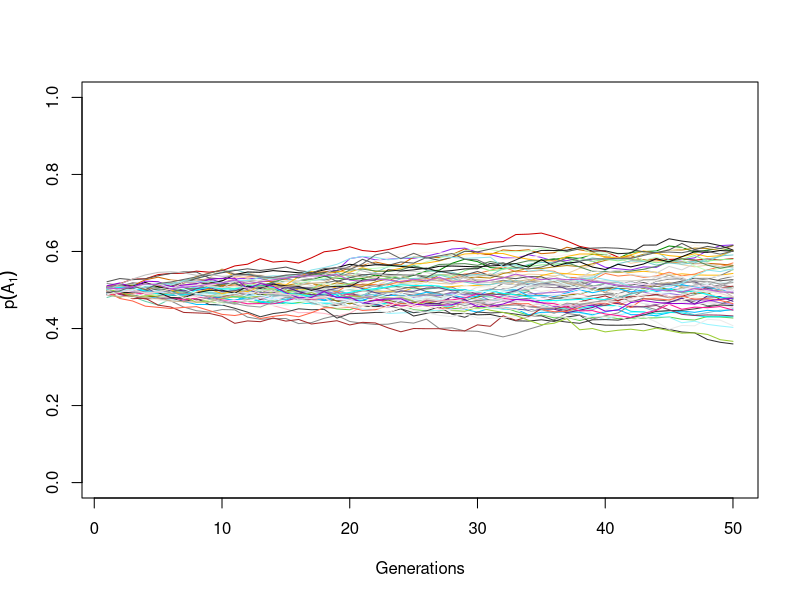
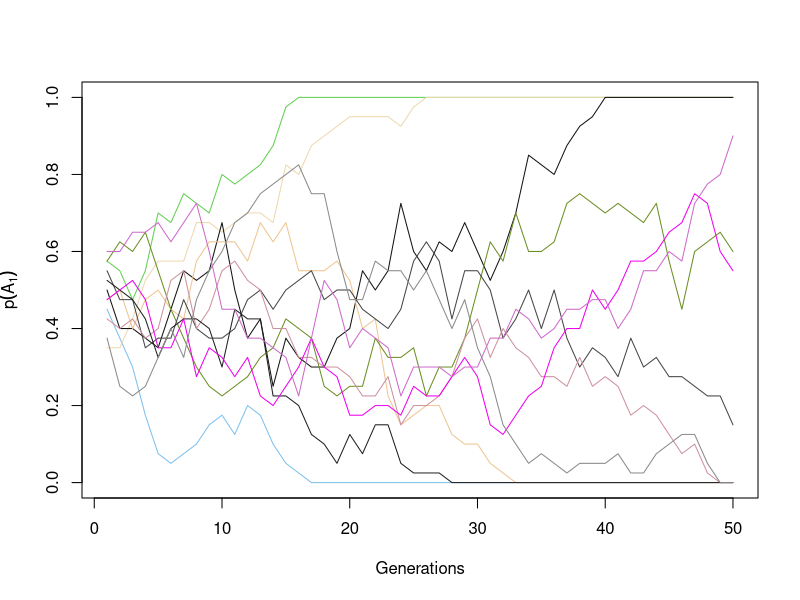

Write R code to recreate these figures, in order.
## ---- chunk 1
options(htmltools.dir.version = FALSE)
## ---- chunk 2
wright_fisher <- function(N=1000, A1=100, t=1000){
  p <- A1/(2*N)
  ### make a numeric vector to hold the results
  freq <- as.numeric();
  ### Use for loop to run over t generations
  for (i in 1:t){
    A1 <- rbinom(1, 2*N, p) # samling allele from a binom distribution
    p <- A1/(2*N)
    freq[i] <- p
  }
  return(freq)
}
frq <- wright_fisher(N=1000, A1=100, t=1000)
## ---- chunk 3
set.seed(12347)
N=2000; A1=2000; t=50
frq <- wright_fisher(N=N, A1=A1, t=t)
plot(frq, type="l", ylim=c(0,1), col=3, xlab="Generations",ylab=expression(p(A[1])))
    for(u in 1:100){
      frq <- wright_fisher(N=N, A1=A1, t=t)
      random <- sample(1:1000,1,replace=F)
      randomcolor <- colors()[random] 
      lines(frq,type="l",col=(randomcolor))
    }
## ---- chunk 4
set.seed(12347)
N=20; A1=20; t=50
frq <- wright_fisher(N=N, A1=A1, t=t)
plot(frq, type="l", ylim=c(0,1), col=3, xlab="Generations",ylab=expression(p(A[1])))
    for(u in 1:20){
      frq <- wright_fisher(N=N, A1=A1, t=t)
      random <- sample(1:1000,1,replace=F)
      randomcolor <- colors()[random] 
      lines(frq,type="l",col=(randomcolor))
    }
